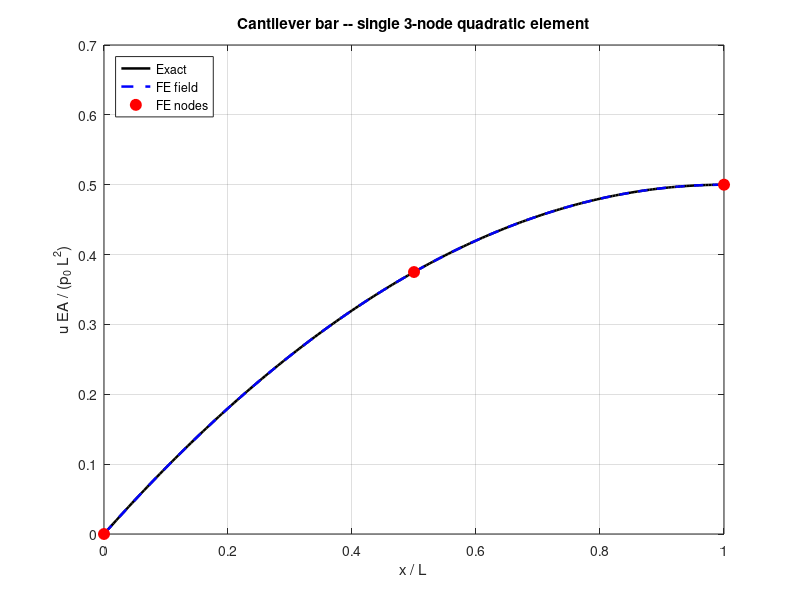

Write the MATLAB code that produced this figure. (Note: this script raises an error after producing the figure.)
% Chapter 3 -- Three-node quadratic rod element
% Worked example (sec:ex_bar_quad): cantilever bar of length L, axial
% stiffness EA, uniform distributed load p0, single 3-node element.
% Demonstrates the 2-point Gauss-Legendre loop that produces ke and fe.

clear; clc; close all;

%% Parameters
L  = 1.0;       % length [m]
EA = 1.0;       % axial stiffness [N]
p0 = 1.0;       % uniform load per unit length [N/m]

%% Quadratic Lagrange shape functions on the parent domain xi in [-1, 1]
% Each handle returns a 3-by-1 column vector [N1; N2; N3] or its derivative
N    = @(xi) [0.5*xi*(xi - 1); 1 - xi*xi; 0.5*xi*(xi + 1)];
dNdx = @(xi) [xi - 0.5;        -2*xi;     xi + 0.5      ];

%% Two-point Gauss-Legendre rule on [-1, 1]
g  = 1/sqrt(3);
gp = [-g, +g];
w  = [1,  1 ];

%% Element matrices via Gauss quadrature
% Three nodes are equally spaced at x = 0, L/2, L, so the Jacobian
% J = dx/dxi = L/2 is constant; the loop is written generally so that the
% same code applies to a distorted interior node where J(xi) varies.
ke = zeros(3);
fe = zeros(3, 1);
for q = 1:2
    xi   = gp(q);
    Nv   = N(xi);
    dNv  = dNdx(xi);
    Jq   = dNv' * [0; L/2; L];      % geometry interpolation
    Binv = 1/Jq;
    B    = Binv * dNv';             % 1-by-3 strain-displacement row
    ke   = ke + w(q) * EA * (B' * B) * Jq;
    fe   = fe + w(q) * Nv * p0 * Jq;
end

fprintf('=== ELEMENT STIFFNESS (multiplied by 3L/EA) ===\n');
disp(ke * 3*L/EA);
fprintf('=== ELEMENT LOAD (multiplied by 6/(p0 L)) ===\n');
disp(fe * 6/(p0*L));

%% Apply boundary condition u1 = 0 and solve
free    = [2, 3];
u       = zeros(3, 1);
u(free) = ke(free, free) \ fe(free);

fprintf('\n=== NODAL DISPLACEMENTS (in units p0 L^2 / EA) ===\n');
fprintf('u1 = %+.4f   (exact:  0.0000)\n', u(1) * EA / (p0*L^2));
fprintf('u2 = %+.4f   (exact:  0.3750 = 3/8)\n', u(2) * EA / (p0*L^2));
fprintf('u3 = %+.4f   (exact:  0.5000 = 1/2)\n', u(3) * EA / (p0*L^2));

%% Strain at the three nodes (xi = -1, 0, +1)
xi_nodes = [-1, 0, +1];
strain   = zeros(3, 1);
for k = 1:3
    Bk = (2/L) * dNdx(xi_nodes(k))';
    strain(k) = Bk * u;
end
fprintf('\n=== NODAL STRAIN (in units p0 L / EA) ===\n');
fprintf('eps1 = %+.4f   (exact:  1.0000)\n', strain(1) * EA / (p0*L));
fprintf('eps2 = %+.4f   (exact:  0.5000)\n', strain(2) * EA / (p0*L));
fprintf('eps3 = %+.4f   (exact:  0.0000)\n', strain(3) * EA / (p0*L));

%% Reaction at the fixed support
R1 = ke(1, :) * u - fe(1);
fprintf('\n=== REACTION AT FIXED END ===\n');
fprintf('R1 = %+.4f p0 L   (exact: -1.0000)\n', R1 / (p0*L));

%% Plot FE vs analytical displacement field
nx       = 201;
xx       = linspace(0, L, nx);
xi_grid  = 2*xx/L - 1;
u_fe     = zeros(1, nx);
for k = 1:nx
    u_fe(k) = N(xi_grid(k))' * u;
end
u_exact = (p0/EA) * (L*xx - 0.5*xx.^2);

fig = figure('Units','centimeters','Position',[2, 2, 14, 9]);
plot(xx/L, u_exact * EA/(p0*L^2), 'k-',  'LineWidth', 1.8); hold on;
plot(xx/L, u_fe    * EA/(p0*L^2), 'b--', 'LineWidth', 1.8);
plot([0, 0.5, 1.0], u * EA/(p0*L^2), 'ro', ...
     'MarkerSize', 8, 'MarkerFaceColor', 'r');
grid on; box on;
xlabel('x / L');
ylabel('u EA / (p_0 L^2)');
legend({'Exact','FE field','FE nodes'}, 'Location','northwest');
title('Cantilever bar -- single 3-node quadratic element');

book_style(fig);
if ~exist('../figures', 'dir'), mkdir('../figures'); end
exportgraphics(fig, '../figures/bar_3node_results.pdf', 'ContentType','vector');
exportgraphics(fig, '../figures/bar_3node_results.png', 'Resolution', 300);
fprintf('\nFigure saved to ../figures/bar_3node_results.pdf and .png\n');
